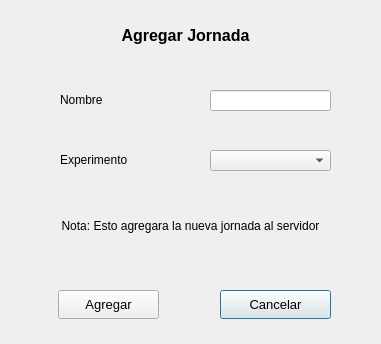
<?xml version="1.0" encoding="UTF-8"?>
<ui version="4.0">
 <class>AgregarJornada</class>
 <widget class="QDialog" name="AgregarJornada">
  <property name="geometry">
   <rect>
    <x>0</x>
    <y>0</y>
    <width>381</width>
    <height>344</height>
   </rect>
  </property>
  <property name="windowTitle">
   <string>Dialog</string>
  </property>
  <widget class="QPushButton" name="cancelar">
   <property name="geometry">
    <rect>
     <x>220</x>
     <y>290</y>
     <width>111</width>
     <height>29</height>
    </rect>
   </property>
   <property name="font">
    <font>
     <pointsize>10</pointsize>
    </font>
   </property>
   <property name="text">
    <string>Cancelar</string>
   </property>
  </widget>
  <widget class="QPushButton" name="agregar">
   <property name="geometry">
    <rect>
     <x>58</x>
     <y>290</y>
     <width>101</width>
     <height>29</height>
    </rect>
   </property>
   <property name="font">
    <font>
     <pointsize>10</pointsize>
    </font>
   </property>
   <property name="text">
    <string>Agregar</string>
   </property>
  </widget>
  <widget class="QLabel" name="label">
   <property name="geometry">
    <rect>
     <x>60</x>
     <y>150</y>
     <width>151</width>
     <height>20</height>
    </rect>
   </property>
   <property name="text">
    <string>Experimento</string>
   </property>
  </widget>
  <widget class="QComboBox" name="experimento">
   <property name="geometry">
    <rect>
     <x>210</x>
     <y>150</y>
     <width>121</width>
     <height>21</height>
    </rect>
   </property>
  </widget>
  <widget class="QLabel" name="label_2">
   <property name="geometry">
    <rect>
     <x>60</x>
     <y>90</y>
     <width>151</width>
     <height>20</height>
    </rect>
   </property>
   <property name="text">
    <string>Nombre</string>
   </property>
  </widget>
  <widget class="QLabel" name="label_91">
   <property name="geometry">
    <rect>
     <x>30</x>
     <y>20</y>
     <width>311</width>
     <height>31</height>
    </rect>
   </property>
   <property name="font">
    <font>
     <pointsize>12</pointsize>
     <bold>true</bold>
    </font>
   </property>
   <property name="text">
    <string>Agregar Jornada</string>
   </property>
   <property name="alignment">
    <set>Qt::AlignCenter</set>
   </property>
  </widget>
  <widget class="QLineEdit" name="nombre">
   <property name="geometry">
    <rect>
     <x>210</x>
     <y>90</y>
     <width>121</width>
     <height>21</height>
    </rect>
   </property>
   <property name="text">
    <string/>
   </property>
  </widget>
  <widget class="QLabel" name="label_3">
   <property name="geometry">
    <rect>
     <x>60</x>
     <y>200</y>
     <width>261</width>
     <height>51</height>
    </rect>
   </property>
   <property name="text">
    <string>Nota: Esto agregara la nueva jornada al servidor</string>
   </property>
   <property name="alignment">
    <set>Qt::AlignCenter</set>
   </property>
   <property name="wordWrap">
    <bool>true</bool>
   </property>
  </widget>
 </widget>
 <resources/>
 <connections/>
</ui>
